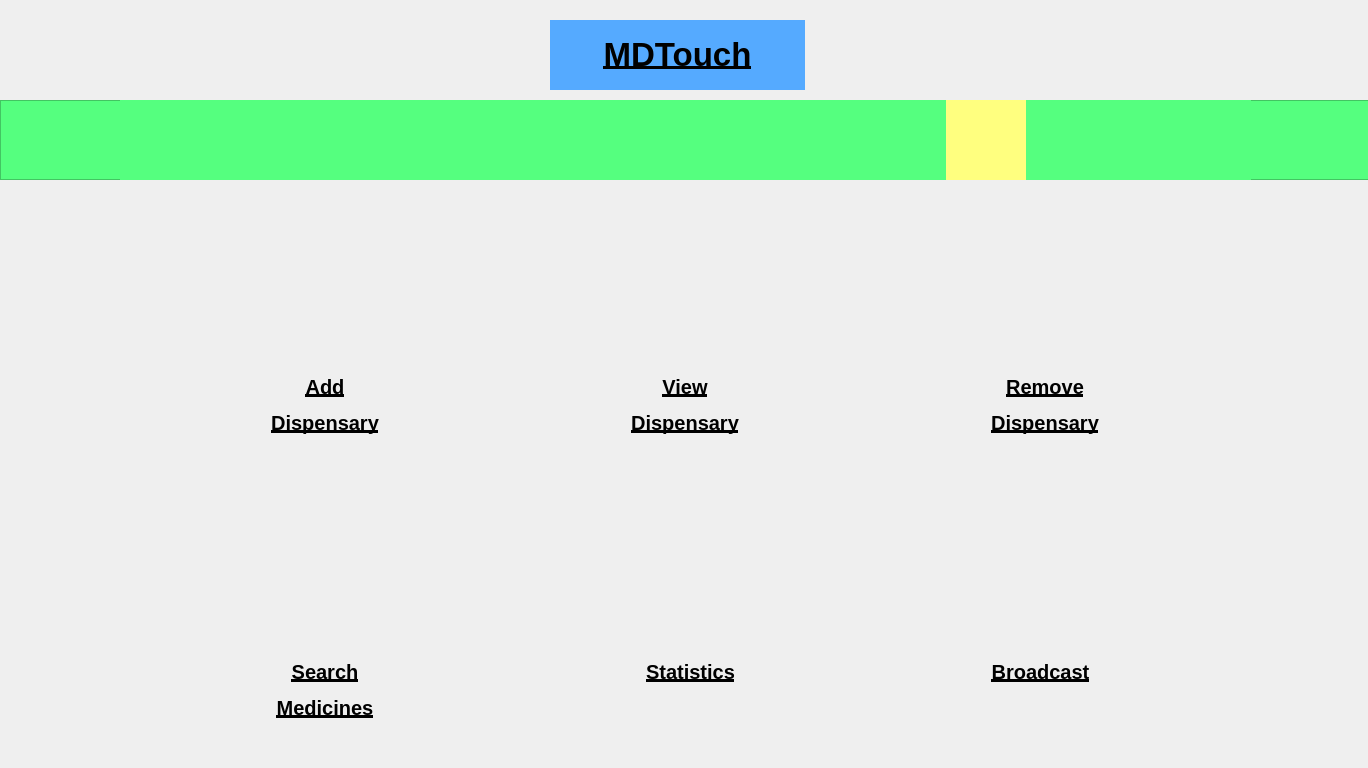
<?xml version="1.0" encoding="UTF-8"?>
<ui version="4.0">
 <class>Dispensary</class>
 <widget class="QMainWindow" name="Dispensary">
  <property name="geometry">
   <rect>
    <x>0</x>
    <y>0</y>
    <width>1368</width>
    <height>768</height>
   </rect>
  </property>
  <property name="windowTitle">
   <string>MainWindow</string>
  </property>
  <widget class="QWidget" name="centralwidget">
   <widget class="QLabel" name="addDispensaryLabel">
    <property name="geometry">
     <rect>
      <x>250</x>
      <y>360</y>
      <width>150</width>
      <height>90</height>
     </rect>
    </property>
    <property name="sizePolicy">
     <sizepolicy hsizetype="Fixed" vsizetype="Fixed">
      <horstretch>0</horstretch>
      <verstretch>0</verstretch>
     </sizepolicy>
    </property>
    <property name="text">
     <string>&lt;html&gt;&lt;head/&gt;&lt;body&gt;&lt;p align=&quot;center&quot;&gt;&lt;span style=&quot; font-size:15pt; font-weight:600; text-decoration: underline;&quot;&gt;Add&lt;/span&gt;&lt;/p&gt;&lt;p align=&quot;center&quot;&gt;&lt;span style=&quot; font-size:15pt; font-weight:600; text-decoration: underline;&quot;&gt;Dispensary&lt;/span&gt;&lt;/p&gt;&lt;/body&gt;&lt;/html&gt;</string>
    </property>
   </widget>
   <widget class="QLabel" name="viewDispensaryLabel">
    <property name="geometry">
     <rect>
      <x>610</x>
      <y>360</y>
      <width>150</width>
      <height>90</height>
     </rect>
    </property>
    <property name="sizePolicy">
     <sizepolicy hsizetype="Fixed" vsizetype="Fixed">
      <horstretch>0</horstretch>
      <verstretch>0</verstretch>
     </sizepolicy>
    </property>
    <property name="text">
     <string>&lt;html&gt;&lt;head/&gt;&lt;body&gt;&lt;p align=&quot;center&quot;&gt;&lt;span style=&quot; font-size:15pt; font-weight:600; text-decoration: underline;&quot;&gt;View&lt;/span&gt;&lt;/p&gt;&lt;p align=&quot;center&quot;&gt;&lt;span style=&quot; font-size:15pt; font-weight:600; text-decoration: underline;&quot;&gt;Dispensary&lt;/span&gt;&lt;/p&gt;&lt;/body&gt;&lt;/html&gt;</string>
    </property>
   </widget>
   <widget class="QWidget" name="horizontalLayoutWidget">
    <property name="geometry">
     <rect>
      <x>40</x>
      <y>230</y>
      <width>1291</width>
      <height>151</height>
     </rect>
    </property>
    <layout class="QHBoxLayout" name="horizontalLayout">
     <item>
      <widget class="QPushButton" name="addDispensary">
       <property name="maximumSize">
        <size>
         <width>120</width>
         <height>120</height>
        </size>
       </property>
       <property name="styleSheet">
        <string notr="true">border:none;</string>
       </property>
       <property name="text">
        <string/>
       </property>
       <property name="icon">
        <iconset>
         <normaloff>../MdTouch/Images/add_dispensary.png</normaloff>../MdTouch/Images/add_dispensary.png</iconset>
       </property>
       <property name="iconSize">
        <size>
         <width>100</width>
         <height>100</height>
        </size>
       </property>
      </widget>
     </item>
     <item>
      <widget class="QPushButton" name="viewDispensary">
       <property name="sizePolicy">
        <sizepolicy hsizetype="Fixed" vsizetype="Fixed">
         <horstretch>0</horstretch>
         <verstretch>0</verstretch>
        </sizepolicy>
       </property>
       <property name="maximumSize">
        <size>
         <width>120</width>
         <height>120</height>
        </size>
       </property>
       <property name="styleSheet">
        <string notr="true">border:none;</string>
       </property>
       <property name="text">
        <string/>
       </property>
       <property name="icon">
        <iconset>
         <normaloff>../MdTouch/Images/search_dispensary.png</normaloff>../MdTouch/Images/search_dispensary.png</iconset>
       </property>
       <property name="iconSize">
        <size>
         <width>100</width>
         <height>100</height>
        </size>
       </property>
      </widget>
     </item>
     <item>
      <widget class="QPushButton" name="removeDispensary">
       <property name="maximumSize">
        <size>
         <width>120</width>
         <height>120</height>
        </size>
       </property>
       <property name="styleSheet">
        <string notr="true">border:none;</string>
       </property>
       <property name="text">
        <string/>
       </property>
       <property name="icon">
        <iconset>
         <normaloff>../MdTouch/Images/remove_dispensary.png</normaloff>../MdTouch/Images/remove_dispensary.png</iconset>
       </property>
       <property name="iconSize">
        <size>
         <width>100</width>
         <height>100</height>
        </size>
       </property>
      </widget>
     </item>
    </layout>
   </widget>
   <widget class="QLabel" name="title">
    <property name="geometry">
     <rect>
      <x>550</x>
      <y>20</y>
      <width>255</width>
      <height>70</height>
     </rect>
    </property>
    <property name="sizePolicy">
     <sizepolicy hsizetype="Fixed" vsizetype="Fixed">
      <horstretch>0</horstretch>
      <verstretch>0</verstretch>
     </sizepolicy>
    </property>
    <property name="minimumSize">
     <size>
      <width>0</width>
      <height>50</height>
     </size>
    </property>
    <property name="maximumSize">
     <size>
      <width>400</width>
      <height>70</height>
     </size>
    </property>
    <property name="styleSheet">
     <string notr="true">background-color: rgb(85, 170, 255);</string>
    </property>
    <property name="text">
     <string>&lt;!DOCTYPE HTML PUBLIC &quot;-//W3C//DTD HTML 4.0//EN&quot; &quot;http://www.w3.org/TR/REC-html40/strict.dtd&quot;&gt;
&lt;html&gt;&lt;head&gt;&lt;meta name=&quot;qrichtext&quot; content=&quot;1&quot; /&gt;&lt;style type=&quot;text/css&quot;&gt;
p, li { white-space: pre-wrap; }
&lt;/style&gt;&lt;/head&gt;&lt;body style=&quot; font-family:'MS Shell Dlg 2'; font-size:8pt; font-weight:400; font-style:normal;&quot;&gt;
&lt;p align=&quot;center&quot; style=&quot; margin-top:12px; margin-bottom:12px; margin-left:0px; margin-right:0px; -qt-block-indent:0; text-indent:0px;&quot;&gt;&lt;span style=&quot; font-size:25pt; font-weight:600; text-decoration: underline;&quot;&gt;MDTouch&lt;/span&gt;&lt;/p&gt;&lt;/body&gt;&lt;/html&gt;</string>
    </property>
   </widget>
   <widget class="QPushButton" name="logout">
    <property name="geometry">
     <rect>
      <x>1240</x>
      <y>10</y>
      <width>101</width>
      <height>91</height>
     </rect>
    </property>
    <property name="styleSheet">
     <string notr="true">border:none;</string>
    </property>
    <property name="text">
     <string/>
    </property>
    <property name="icon">
     <iconset>
      <normaloff>../MdTouch/Images/logout.jpg</normaloff>../MdTouch/Images/logout.jpg</iconset>
    </property>
    <property name="iconSize">
     <size>
      <width>80</width>
      <height>80</height>
     </size>
    </property>
   </widget>
   <widget class="QFrame" name="frame">
    <property name="geometry">
     <rect>
      <x>0</x>
      <y>100</y>
      <width>1371</width>
      <height>80</height>
     </rect>
    </property>
    <property name="styleSheet">
     <string notr="true">background-color: rgb(85, 255, 127);</string>
    </property>
    <property name="frameShape">
     <enum>QFrame::StyledPanel</enum>
    </property>
    <property name="frameShadow">
     <enum>QFrame::Raised</enum>
    </property>
    <widget class="QWidget" name="horizontalLayoutWidget_3">
     <property name="geometry">
      <rect>
       <x>120</x>
       <y>0</y>
       <width>1131</width>
       <height>80</height>
      </rect>
     </property>
     <layout class="QHBoxLayout" name="horizontalLayout_4">
      <item>
       <widget class="QPushButton" name="hospitals">
        <property name="maximumSize">
         <size>
          <width>80</width>
          <height>80</height>
         </size>
        </property>
        <property name="styleSheet">
         <string notr="true">border:none;</string>
        </property>
        <property name="text">
         <string/>
        </property>
        <property name="icon">
         <iconset>
          <normaloff>../MdTouch/Images/hospital.png</normaloff>../MdTouch/Images/hospital.png</iconset>
        </property>
        <property name="iconSize">
         <size>
          <width>50</width>
          <height>50</height>
         </size>
        </property>
       </widget>
      </item>
      <item>
       <widget class="QPushButton" name="events">
        <property name="maximumSize">
         <size>
          <width>80</width>
          <height>80</height>
         </size>
        </property>
        <property name="styleSheet">
         <string notr="true">border:none;</string>
        </property>
        <property name="text">
         <string/>
        </property>
        <property name="icon">
         <iconset>
          <normaloff>../MdTouch/Images/event.jpg</normaloff>../MdTouch/Images/event.jpg</iconset>
        </property>
        <property name="iconSize">
         <size>
          <width>50</width>
          <height>50</height>
         </size>
        </property>
       </widget>
      </item>
      <item>
       <widget class="QPushButton" name="bloodBank">
        <property name="maximumSize">
         <size>
          <width>80</width>
          <height>80</height>
         </size>
        </property>
        <property name="styleSheet">
         <string notr="true">border:none;</string>
        </property>
        <property name="text">
         <string/>
        </property>
        <property name="icon">
         <iconset>
          <normaloff>../MdTouch/Images/bloodbank.png</normaloff>../MdTouch/Images/bloodbank.png</iconset>
        </property>
        <property name="iconSize">
         <size>
          <width>50</width>
          <height>50</height>
         </size>
        </property>
       </widget>
      </item>
      <item>
       <widget class="QPushButton" name="testCenters">
        <property name="maximumSize">
         <size>
          <width>80</width>
          <height>80</height>
         </size>
        </property>
        <property name="styleSheet">
         <string notr="true">border:none;</string>
        </property>
        <property name="text">
         <string/>
        </property>
        <property name="icon">
         <iconset>
          <normaloff>../MdTouch/Images/test_2.png</normaloff>../MdTouch/Images/test_2.png</iconset>
        </property>
        <property name="iconSize">
         <size>
          <width>50</width>
          <height>50</height>
         </size>
        </property>
       </widget>
      </item>
      <item>
       <widget class="QPushButton" name="doctors">
        <property name="maximumSize">
         <size>
          <width>80</width>
          <height>80</height>
         </size>
        </property>
        <property name="styleSheet">
         <string notr="true">border:none;</string>
        </property>
        <property name="text">
         <string/>
        </property>
        <property name="icon">
         <iconset>
          <normaloff>../MdTouch/Images/doctor.png</normaloff>../MdTouch/Images/doctor.png</iconset>
        </property>
        <property name="iconSize">
         <size>
          <width>50</width>
          <height>50</height>
         </size>
        </property>
       </widget>
      </item>
      <item>
       <widget class="QPushButton" name="dispensary">
        <property name="maximumSize">
         <size>
          <width>80</width>
          <height>80</height>
         </size>
        </property>
        <property name="styleSheet">
         <string notr="true">background-color: rgb(255, 255, 127);
border:none;</string>
        </property>
        <property name="text">
         <string/>
        </property>
        <property name="icon">
         <iconset>
          <normaloff>../MdTouch/Images/dispensary.png</normaloff>../MdTouch/Images/dispensary.png</iconset>
        </property>
        <property name="iconSize">
         <size>
          <width>50</width>
          <height>50</height>
         </size>
        </property>
       </widget>
      </item>
      <item>
       <widget class="QPushButton" name="emergency">
        <property name="maximumSize">
         <size>
          <width>80</width>
          <height>80</height>
         </size>
        </property>
        <property name="styleSheet">
         <string notr="true">border:none;</string>
        </property>
        <property name="text">
         <string/>
        </property>
        <property name="icon">
         <iconset>
          <normaloff>../MdTouch/Images/ambulance.png</normaloff>../MdTouch/Images/ambulance.png</iconset>
        </property>
        <property name="iconSize">
         <size>
          <width>50</width>
          <height>50</height>
         </size>
        </property>
       </widget>
      </item>
     </layout>
    </widget>
   </widget>
   <widget class="QLabel" name="broadcastLabel">
    <property name="geometry">
     <rect>
      <x>960</x>
      <y>660</y>
      <width>161</width>
      <height>61</height>
     </rect>
    </property>
    <property name="sizePolicy">
     <sizepolicy hsizetype="Fixed" vsizetype="Fixed">
      <horstretch>0</horstretch>
      <verstretch>0</verstretch>
     </sizepolicy>
    </property>
    <property name="text">
     <string>&lt;html&gt;&lt;head/&gt;&lt;body&gt;&lt;p align=&quot;center&quot;&gt;&lt;span style=&quot; font-size:15pt; font-weight:600; text-decoration: underline;&quot;&gt;Broadcast&lt;/span&gt;&lt;/p&gt;&lt;/body&gt;&lt;/html&gt;</string>
    </property>
    <property name="alignment">
     <set>Qt::AlignLeading|Qt::AlignLeft|Qt::AlignTop</set>
    </property>
   </widget>
   <widget class="QWidget" name="horizontalLayoutWidget_2">
    <property name="geometry">
     <rect>
      <x>40</x>
      <y>520</y>
      <width>1291</width>
      <height>161</height>
     </rect>
    </property>
    <layout class="QHBoxLayout" name="horizontalLayout_2">
     <item>
      <widget class="QPushButton" name="searchMedicines">
       <property name="sizePolicy">
        <sizepolicy hsizetype="Fixed" vsizetype="Fixed">
         <horstretch>0</horstretch>
         <verstretch>0</verstretch>
        </sizepolicy>
       </property>
       <property name="maximumSize">
        <size>
         <width>120</width>
         <height>120</height>
        </size>
       </property>
       <property name="styleSheet">
        <string notr="true">border:none;</string>
       </property>
       <property name="text">
        <string/>
       </property>
       <property name="icon">
        <iconset>
         <normaloff>../MdTouch/Images/search_medicines.png</normaloff>../MdTouch/Images/search_medicines.png</iconset>
       </property>
       <property name="iconSize">
        <size>
         <width>100</width>
         <height>100</height>
        </size>
       </property>
      </widget>
     </item>
     <item>
      <widget class="QPushButton" name="statistics">
       <property name="sizePolicy">
        <sizepolicy hsizetype="Fixed" vsizetype="Fixed">
         <horstretch>0</horstretch>
         <verstretch>0</verstretch>
        </sizepolicy>
       </property>
       <property name="maximumSize">
        <size>
         <width>120</width>
         <height>120</height>
        </size>
       </property>
       <property name="styleSheet">
        <string notr="true">border:none;</string>
       </property>
       <property name="text">
        <string/>
       </property>
       <property name="icon">
        <iconset>
         <normaloff>../MdTouch/Images/event_statistics.png</normaloff>../MdTouch/Images/event_statistics.png</iconset>
       </property>
       <property name="iconSize">
        <size>
         <width>100</width>
         <height>100</height>
        </size>
       </property>
      </widget>
     </item>
     <item>
      <widget class="QPushButton" name="broadcast">
       <property name="sizePolicy">
        <sizepolicy hsizetype="Fixed" vsizetype="Fixed">
         <horstretch>0</horstretch>
         <verstretch>0</verstretch>
        </sizepolicy>
       </property>
       <property name="maximumSize">
        <size>
         <width>120</width>
         <height>120</height>
        </size>
       </property>
       <property name="styleSheet">
        <string notr="true">border:none;</string>
       </property>
       <property name="text">
        <string/>
       </property>
       <property name="icon">
        <iconset>
         <normaloff>../MdTouch/Images/broadcast.png</normaloff>../MdTouch/Images/broadcast.png</iconset>
       </property>
       <property name="iconSize">
        <size>
         <width>100</width>
         <height>100</height>
        </size>
       </property>
      </widget>
     </item>
    </layout>
   </widget>
   <widget class="QPushButton" name="back">
    <property name="geometry">
     <rect>
      <x>30</x>
      <y>0</y>
      <width>101</width>
      <height>100</height>
     </rect>
    </property>
    <property name="styleSheet">
     <string notr="true">border:none;</string>
    </property>
    <property name="text">
     <string/>
    </property>
    <property name="icon">
     <iconset>
      <normaloff>../MdTouch/Images/back.png</normaloff>../MdTouch/Images/back.png</iconset>
    </property>
    <property name="iconSize">
     <size>
      <width>80</width>
      <height>80</height>
     </size>
    </property>
   </widget>
   <widget class="QLabel" name="removeDispensaryLabel">
    <property name="geometry">
     <rect>
      <x>970</x>
      <y>360</y>
      <width>150</width>
      <height>90</height>
     </rect>
    </property>
    <property name="sizePolicy">
     <sizepolicy hsizetype="Fixed" vsizetype="Fixed">
      <horstretch>0</horstretch>
      <verstretch>0</verstretch>
     </sizepolicy>
    </property>
    <property name="text">
     <string>&lt;html&gt;&lt;head/&gt;&lt;body&gt;&lt;p align=&quot;center&quot;&gt;&lt;span style=&quot; font-size:15pt; font-weight:600; text-decoration: underline;&quot;&gt;Remove&lt;/span&gt;&lt;/p&gt;&lt;p align=&quot;center&quot;&gt;&lt;span style=&quot; font-size:15pt; font-weight:600; text-decoration: underline;&quot;&gt;Dispensary&lt;/span&gt;&lt;/p&gt;&lt;/body&gt;&lt;/html&gt;</string>
    </property>
   </widget>
   <widget class="QLabel" name="statisticsLabel">
    <property name="geometry">
     <rect>
      <x>620</x>
      <y>660</y>
      <width>141</width>
      <height>41</height>
     </rect>
    </property>
    <property name="sizePolicy">
     <sizepolicy hsizetype="Fixed" vsizetype="Fixed">
      <horstretch>0</horstretch>
      <verstretch>0</verstretch>
     </sizepolicy>
    </property>
    <property name="text">
     <string>&lt;html&gt;&lt;head/&gt;&lt;body&gt;&lt;p align=&quot;center&quot;&gt;&lt;span style=&quot; font-size:15pt; font-weight:600; text-decoration: underline;&quot;&gt;Statistics&lt;/span&gt;&lt;/p&gt;&lt;/body&gt;&lt;/html&gt;</string>
    </property>
    <property name="alignment">
     <set>Qt::AlignLeading|Qt::AlignLeft|Qt::AlignTop</set>
    </property>
   </widget>
   <widget class="QLabel" name="searchMedicinesLabel">
    <property name="geometry">
     <rect>
      <x>250</x>
      <y>660</y>
      <width>150</width>
      <height>90</height>
     </rect>
    </property>
    <property name="sizePolicy">
     <sizepolicy hsizetype="Fixed" vsizetype="Fixed">
      <horstretch>0</horstretch>
      <verstretch>0</verstretch>
     </sizepolicy>
    </property>
    <property name="text">
     <string>&lt;html&gt;&lt;head/&gt;&lt;body&gt;&lt;p align=&quot;center&quot;&gt;&lt;span style=&quot; font-size:15pt; font-weight:600; text-decoration: underline;&quot;&gt;Search&lt;/span&gt;&lt;/p&gt;&lt;p align=&quot;center&quot;&gt;&lt;span style=&quot; font-size:15pt; font-weight:600; text-decoration: underline;&quot;&gt;Medicines&lt;/span&gt;&lt;/p&gt;&lt;/body&gt;&lt;/html&gt;</string>
    </property>
    <property name="alignment">
     <set>Qt::AlignLeading|Qt::AlignLeft|Qt::AlignTop</set>
    </property>
   </widget>
   <widget class="QPushButton" name="inbox">
    <property name="geometry">
     <rect>
      <x>1130</x>
      <y>0</y>
      <width>80</width>
      <height>80</height>
     </rect>
    </property>
    <property name="maximumSize">
     <size>
      <width>100</width>
      <height>100</height>
     </size>
    </property>
    <property name="styleSheet">
     <string notr="true">border:none;</string>
    </property>
    <property name="text">
     <string/>
    </property>
    <property name="icon">
     <iconset>
      <normaloff>../MdTouch/Images/inbox.png</normaloff>../MdTouch/Images/inbox.png</iconset>
    </property>
    <property name="iconSize">
     <size>
      <width>80</width>
      <height>80</height>
     </size>
    </property>
   </widget>
  </widget>
 </widget>
 <resources/>
 <connections/>
</ui>
